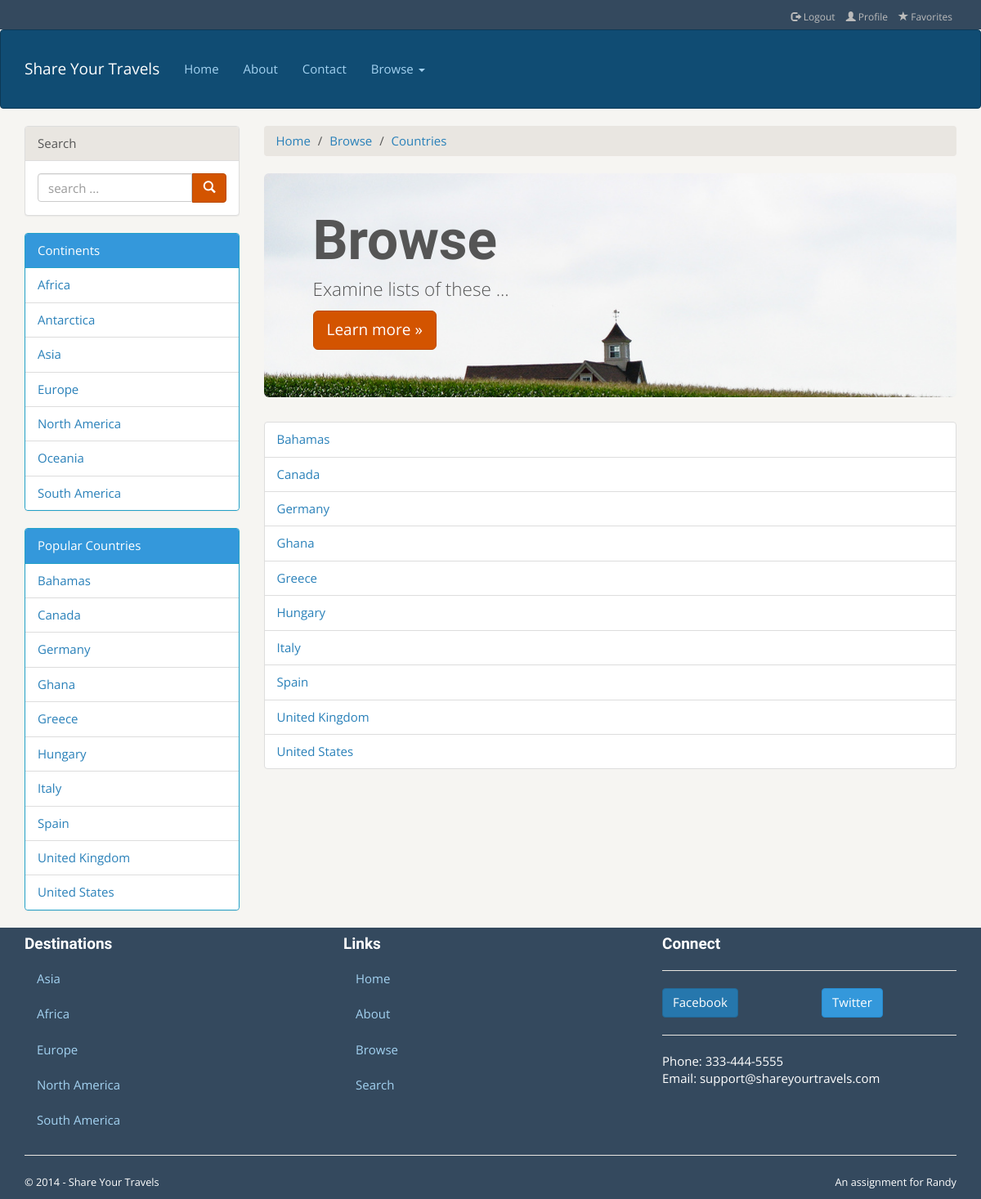
The page /browse-countries.php on the database its author committed.
### tables this page shows
CREATE TABLE `GeoContinents` (
  `ContinentCode` VARCHAR(2) NOT NULL, 
  `ContinentName` VARCHAR(255), 
  `GeoNameId` INTEGER, 
  INDEX (`GeoNameId`), 
  PRIMARY KEY (`ContinentCode`)
);

CREATE TABLE `GeoCountries` (
  `ISO` VARCHAR(255) NOT NULL, 
  `fipsCountryCode` VARCHAR(255), 
  `ISO3` VARCHAR(255), 
  `ISONumeric` VARCHAR(255), 
  `CountryName` VARCHAR(255), 
  `Capital` VARCHAR(255), 
  `GeoNameID` INTEGER, 
  `Area` VARCHAR(255), 
  `Population` INTEGER, 
  `Continent` VARCHAR(255), 
  `TopLevelDomain` VARCHAR(255), 
  `CurrencyCode` VARCHAR(255), 
  `CurrencyName` VARCHAR(255), 
  `PhoneCountryCode` VARCHAR(255), 
  `Languages` VARCHAR(255), 
  `PostalCodeFormat` VARCHAR(255), 
  `PostalCodeRegex` VARCHAR(255), 
  `Neighbours` VARCHAR(255), 
  `CountryDescription` LONGTEXT, 
  INDEX (`CurrencyCode`), 
  INDEX (`GeoNameID`), 
  PRIMARY KEY (`ISO`)
);

### browse-countries.php (the view, shortened to what this page needs)
<!DOCTYPE html>
<html lang="en">
  <head>
    <link href="bootstrap3_travelTheme/dist/css/bootstrap.min.css" rel="stylesheet">
    <link href="bootstrap3_travelTheme/theme.css" rel="stylesheet">
  </head>
  <body>
<?php
	include "includes/travel-header.inc.php";
 ?>
   <div class="container">
   <div class="row">
   <div class="col-md-3">
   	<?php
	include "includes/travel-left-rail.inc.php";
	?>
   </div>
      <div class="col-md-9">
         <ol class="breadcrumb">
           <li><a href="index.php">Home</a></li>
           <li><a href="browse.php">Browse</a></li>
           <li><a href="#" class="active">Countries</a></li>
         </ol>
         <div class="jumbotron" id="postJumbo">
           <h1>Browse</h1>
           <p>Examine lists of these ...</p>
           <p><a class="btn btn-warning btn-lg">Learn more &raquo;</a></p>
         </div>
         <div class="postlist">
         <ul class="list-group">
         	<?php
					$pdo = databaseConnection();
					$sql = "SELECT DISTINCT CountryName, ISO \n"
    					. "FROM `GeoCountries` \n"
    					. "INNER JOIN TravelImageDetails\n"
    					. "ON ISO = CountryCodeISO\n"
    					. "ORDER BY `CountryName` ASC";
					$result = $pdo->query($sql);
					foreach ($result as $statement)
					{
						echo "<li class='list-group-item'><a href='single-country.php?iso=" . $statement['ISO'] .  "'>" ;
						echo $statement['CountryName'] . "</a></li>";
					}
				?>
         </ul>
         </div>
      </div>
   </div>
</div>
<?php
include "includes/travel-footer.inc.php";
?>
</body>
</html>

### includes/travel-left-rail.inc.php (shortened to what this page needs)
  <div class="panel panel-default">
       <div class="panel-heading">Search</div>
       <div class="panel-body">
         <form>
           <div class="input-group">
              <input type="text" class="form-control" placeholder="search ...">
              <span class="input-group-btn">
                <button class="btn btn-warning" type="button"><span class="glyphicon glyphicon-search"></span>
                </button>
              </span>
           </div>
         </form>
       </div>
     </div>
     <div class="panel panel-info">
       <div class="panel-heading">Continents</div>
       <ul class="list-group">
<?php
try
{
	$pdo = databaseConnection();
	$sql = "SELECT ContinentName FROM GeoContinents";
	$result = $pdo->query($sql);
	foreach ($result as $statement)
	{
		echo "<li class='list-group-item'><a href='#'>" . $statement['ContinentName'] . "</a></li>";
	}
}
catch(PDOException $e)
{
	die( $e->getMessage() );
}
?>
       </ul>
     </div>
     <div class="panel panel-info">
       <div class="panel-heading">Popular Countries</div>
       <ul class="list-group">
<?php
try
{
	$pdo = databaseConnection();
	$sql = "SELECT DISTINCT CountryName, ISO \n"
					. "FROM `GeoCountries` \n"
					. "INNER JOIN TravelImageDetails\n"
					. "ON ISO = CountryCodeISO\n"
					. "ORDER BY `CountryName` ASC";
	$result = $pdo->query($sql);
	foreach ($result as $statement)
	{
		echo "<li class='list-group-item'><a href='single-country.php?iso=" . $statement['ISO'] .  "'>" ;
		echo $statement['CountryName'] . "</a></li>";
	}
}
catch(PDOException $e)
{
	die( $e->getMessage() );
}
?>
       </ul>
     </div>

### rows shown on the page
geocontinents: ContinentName "Africa"
geocontinents: ContinentName "Antarctica"
geocontinents: ContinentName "Asia"
geocontinents: ContinentName "Europe"
geocontinents: ContinentName "North America"
geocontinents: ContinentName "Oceania"
geocontinents: ContinentName "South America"
geocountries: CountryName "Bahamas"
geocountries: CountryName "Canada"
geocountries: CountryName "Germany"
geocountries: CountryName "Ghana"
geocountries: CountryName "Greece"
geocountries: CountryName "Hungary"
geocountries: CountryName "Italy"
geocountries: CountryName "Spain"
geocountries: CountryName "United Kingdom"
geocountries: CountryName "United States"
